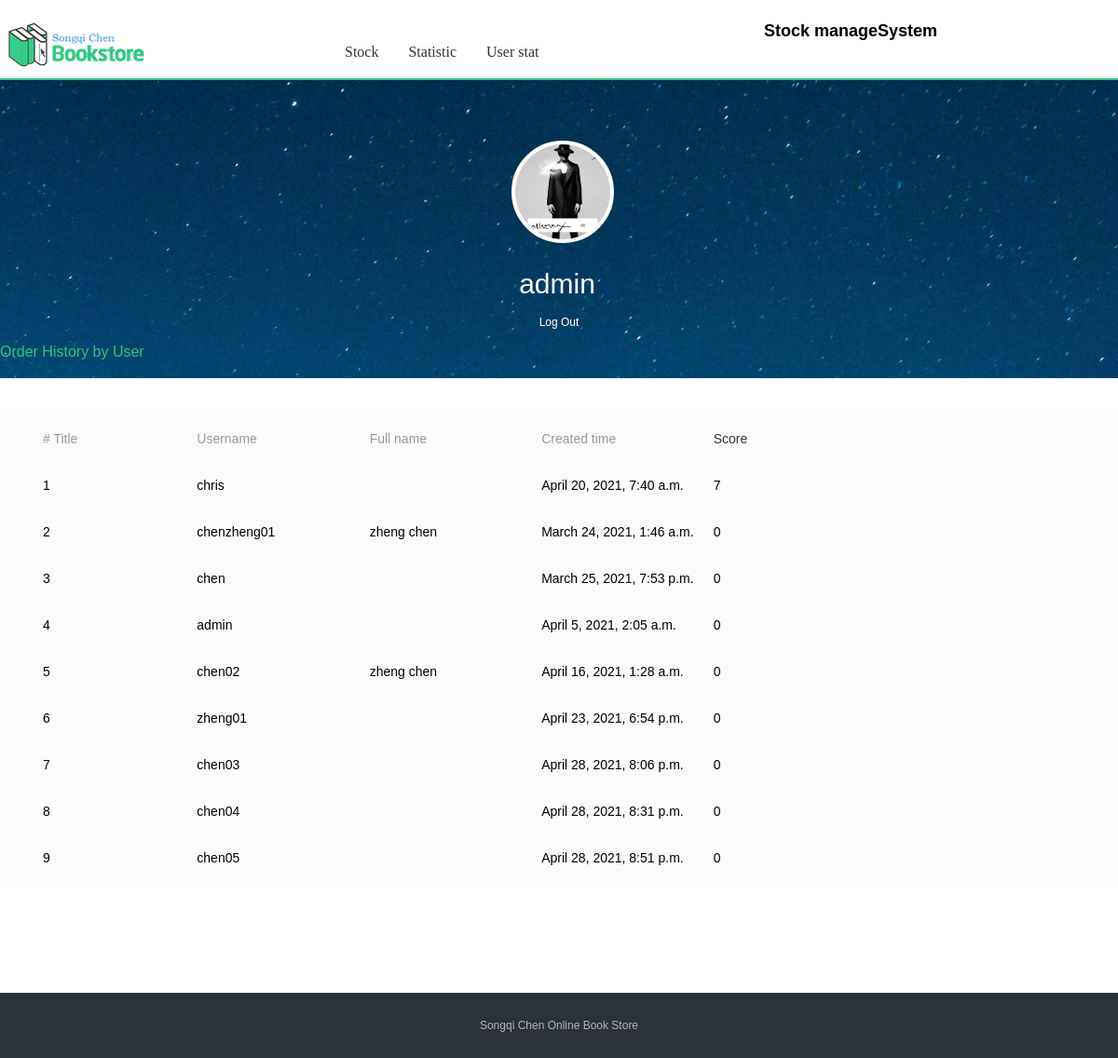
/user/orderbyuser.html (signed in), run on the app's committed database.
### user/models.py (models this page shows, shortened)
class MyUser(AbstractUser):
    qq = models.CharField('FaceBook Account', max_length=20)
    weChat = models.CharField('Ins Account', max_length=20)
    mobile = models.CharField('Phone Number', max_length=11, unique=True)
    score = models.IntegerField('Score', default=100)
    disscore = models.IntegerField('Disscore', default=100)
    scoregap = models.IntegerField('Scoregap', default=0)
    sumcomment = models.IntegerField('Sumcomment', default=1)
    img = models.CharField('User Image', max_length=20)

### user/views.py (the view)
# urls.py: path('orderbyuser.html', views.orderbyuser, name='orderbyuser'),
def orderbyuser(request):
    name = request.user.username
    object_list =MyUser.objects.all().order_by('-scoregap')
    user_info=MyUser.objects.filter(username=name)
    print('is staff',user_info[0].is_staff)
    staff=user_info[0].is_staff
    if staff :
       print('i orderbypublisher enter')
       return render(request, 'orderbyuser.html', locals())
    else:
       return render(request, 'home.html', locals())

### user/templates/orderbyuser.html (shortened to what this page needs)
{% extends "title_base.html"  %}
{% block title  %}
{% load static %}
<link type="text/css" rel="stylesheet" href="{% static "css/common.css" %}">
<link type="text/css" rel="stylesheet" href="{% static "css/user.css" %}">
</head>
<body class="member">
    <div class="header">
        <a href="/" class="logo" title="Index"><img src="{% static "image/logo.png" %}"></a>
        <div class="search-box">
         <h2> Stock manageSystem</h2>
        </div>
    </div>
	<div class="nav-box">
		<div class="nav-box-inner">
			<ul class="nav clearfix">
				<li><a href="/admin">Stock</a></li>
				<li><a href="{% url 'home' 1 %}" target="_blank">Statistic</a></li>
	    	    <li><a href="{% url 'orderbyuser'  %}" target="_blank">User stat</a></li>
			</ul>
		</div>
	</div>
    <div class="mod_profile js_user_data" style="">
        <div class="section_inner">
            <div class="profile__cover_link">
                <img src="{% static "image/user.jpg" %}" class="profile__cover">
            </div>
            <h1 class="profile__tit">
                <span class="profile__name">{{ user.username }}</span>
            </h1>
                <a href="{% url 'logout' %}" style="color:white;">Log Out</a>
        </div>
    </div>
	<div class="main main--profile" style="">
        <div class="mod_tab profile_nav" role="nav" id="nav">
            <span class="mod_tab__item mod_tab__current" id="hear_tab">Order History by User</span>
        </div>
		<div class="js_box" style="display: block;">
			<div class="profile_cont">
				<div class="js_sub" style="display: block;">
					<div class="mod_booklist">
						<ul class="booklist__header">
							<li class="booklist__header_name"># Title</li>
			            <li class="booklist__bookname">Username</li>
						<li class="booklist__artist">Full name</li>
						<li class="booklist__artist">Created time</li>
                            <a href="{% url 'orderbyusercomment'  %}" target="_blank" class="booklist__artist">Score</a>
						</ul>
						<ul class="booklist__list">
                            {% for item in object_list %}
				<li>
				   <div class="booklist__item booklist__item--even">
				        <div class="booklist__bookname">{{forloop.counter}}</div>
				        <div class="booklist__bookname">{{ item.username }}</div>
			            <div class="booklist__artist">{{ item.first_name }}&nbsp{{ item.last_name }}</div>
 			            <div class="booklist__artist">{{ item.date_joined }}</div>
 			            <div class="booklist__artist">{{ item.scoregap }}</div>
				    </div>
				</li>
                            {% endfor %}
						</ul>
					</div>
					<div class="page-box">
						<div class="pagebar" id="pageBar">
                        </div>
					</div>
				</div>
			</div>
		</div>
    </div>
{% endblock  %}

### static/css/common.css (style rules this page uses)
blockquote,body,button,dd,dl,dt,fieldset,form,h1,h2,h3,h4,h5,h6,hr,input,legend,li,ol,p,pre,td,textarea,th,ul { margin:0;padding:0 }
ol,ul { list-style:none }
body { font:12px/1.5 Arial;-webkit-text-size-adjust:none }
fieldset,img { border:0 none }
a { color:#333;text-decoration:none;outline:0 }
.clearfix:after { content:".";display:block;height:0;clear:both;visibility:hidden;font-size:0 }
.header { width:1200px;height:80px;padding:0;margin:10px auto 0 }
.header .logo { float:left;width:214px;height:54px;margin:10px 0 0 0;overflow:hidden }
.search-box { position:relative;z-index:50;float:right;width:302px;padding:0 78px 0 0;margin:10px 0 0 }
.nav-box { margin-top:-50px;border-bottom:2px solid #30C37E }
.nav-box-inner { width:1200px;margin:0 auto }
.nav-box .nav { padding:0 0 12px 360px;height:32px;line-height:32px }
.nav li { float:left;height:32px;margin-right:12px }
.nav-box .nav li a { position:relative;float:left;padding:0 10px;font:16px/2 'Microsoft YaHei';color:#333;white-space:nowrap }
.page-box { position:relative;zoom:1 }
.pagebar { padding:0 0 40px;font-size:14px;font-family:arial;line-height:34px;text-align:center }

### static/css/user.css (style rules this page uses)
.mod_profile { height:255px;padding-top:65px;background:url(../image/user_bg.jpg) 50% no-repeat;background-size:cover;text-align:center;color:#fff }
.mod_profile .section_inner { height:315px }
.profile__cover_link { position:relative;width:102px;height:102px;margin:0 auto }
.profile__cover { display:block;width:100%;height:100%;border:4px solid #fff;border-radius:99px;background:#fff }
.profile__name { font-size:30px;font-weight:400;line-height:64px;margin-right:4px }
.mod_booklist { padding:40px 0;font-size:14px;overflow:hidden }
.booklist__list { overflow:hidden;clear:both }
.booklist__header,.booklist__item { position:relative;padding-left:46px;padding-right:100px }
.booklist__item { clear:both;font-size:0;overflow:hidden }
.booklist__item--even { background-color:#fbfbfd }
.booklist__album,.booklist__artist,.booklist__number,.booklist__other,.booklist__bookname,.booklist__time { line-height:50px;height:50px;overflow:hidden;text-overflow:ellipsis;white-space:nowrap;font-size:14px }
.booklist__header { height:50px;line-height:50px;background-color:#fbfbfd;color:#999 }
.booklist__header_name,.booklist__bookname { float:left;width:15.685185%;position:relative;white-space:normal }
.booklist__album,.booklist__artist,.booklist__header_album,.booklist__header_author { float:left;padding-left:20px;width:15.611111% }
.main { min-height:500px; }
.main,.section_inner { max-width:1200px;margin:0 auto;position:relative }
.profile__tit { padding-top:20px; }
.mod_tab,.mod_tab__item { height:56px;line-height:56px }
.mod_tab { position:relative;zoom:1;border-bottom:1px solid #f7f7f7;margin-bottom:30px }
.mod_tab__item { position:relative;float:left;font-size:16px;overflow:hidden;margin-right:55px }
.mod_tab__current { color:#31c27c }
.profile_nav { position:absolute;top:-56px;left:0;margin-bottom:0;width:80% }
.profile_nav .mod_tab__item { color:#fff;margin-right:40px }
.profile_nav .mod_tab__current,.profile_nav .mod_tab__item:hover { color:#31c27c;text-decoration:none; }

### data on the page
MyUser: username "admin", date_joined "April 5, 2021, 2:05 a.m.", scoregap "0"
MyUser: username "chris", date_joined "April 20, 2021, 7:40 a.m.", scoregap "7"
MyUser: username "chenzheng01", first_name "zheng", last_name "chen", date_joined "March 24, 2021, 1:46 a.m.", scoregap "0"
MyUser: username "chen", date_joined "March 25, 2021, 7:53 p.m.", scoregap "0"
MyUser: username "chen02", first_name "zheng", last_name "chen", date_joined "April 16, 2021, 1:28 a.m.", scoregap "0"
MyUser: username "zheng01", date_joined "April 23, 2021, 6:54 p.m.", scoregap "0"
MyUser: username "chen03", date_joined "April 28, 2021, 8:06 p.m.", scoregap "0"
MyUser: username "chen04", date_joined "April 28, 2021, 8:31 p.m.", scoregap "0"
MyUser: username "chen05", date_joined "April 28, 2021, 8:51 p.m.", scoregap "0"
